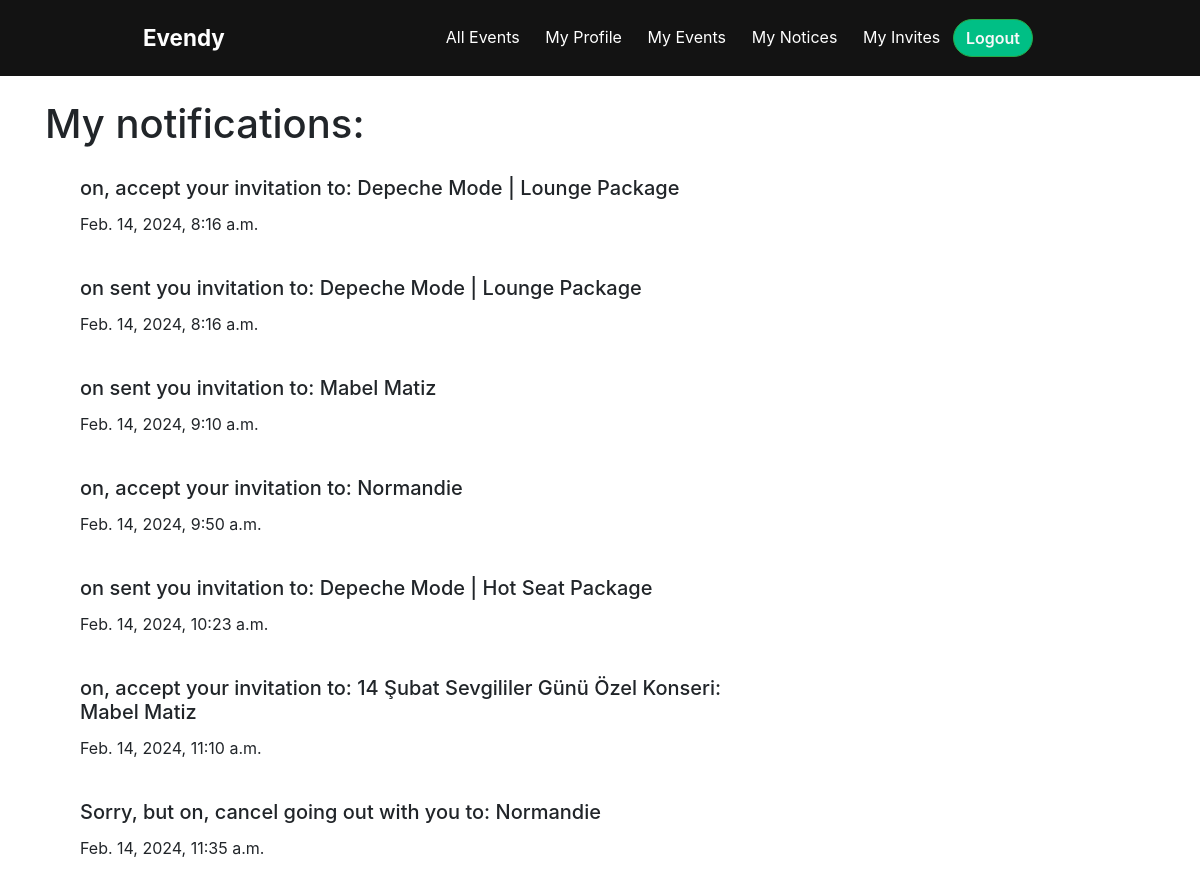
Before: /notices-list/ (signed in) with the older database file.
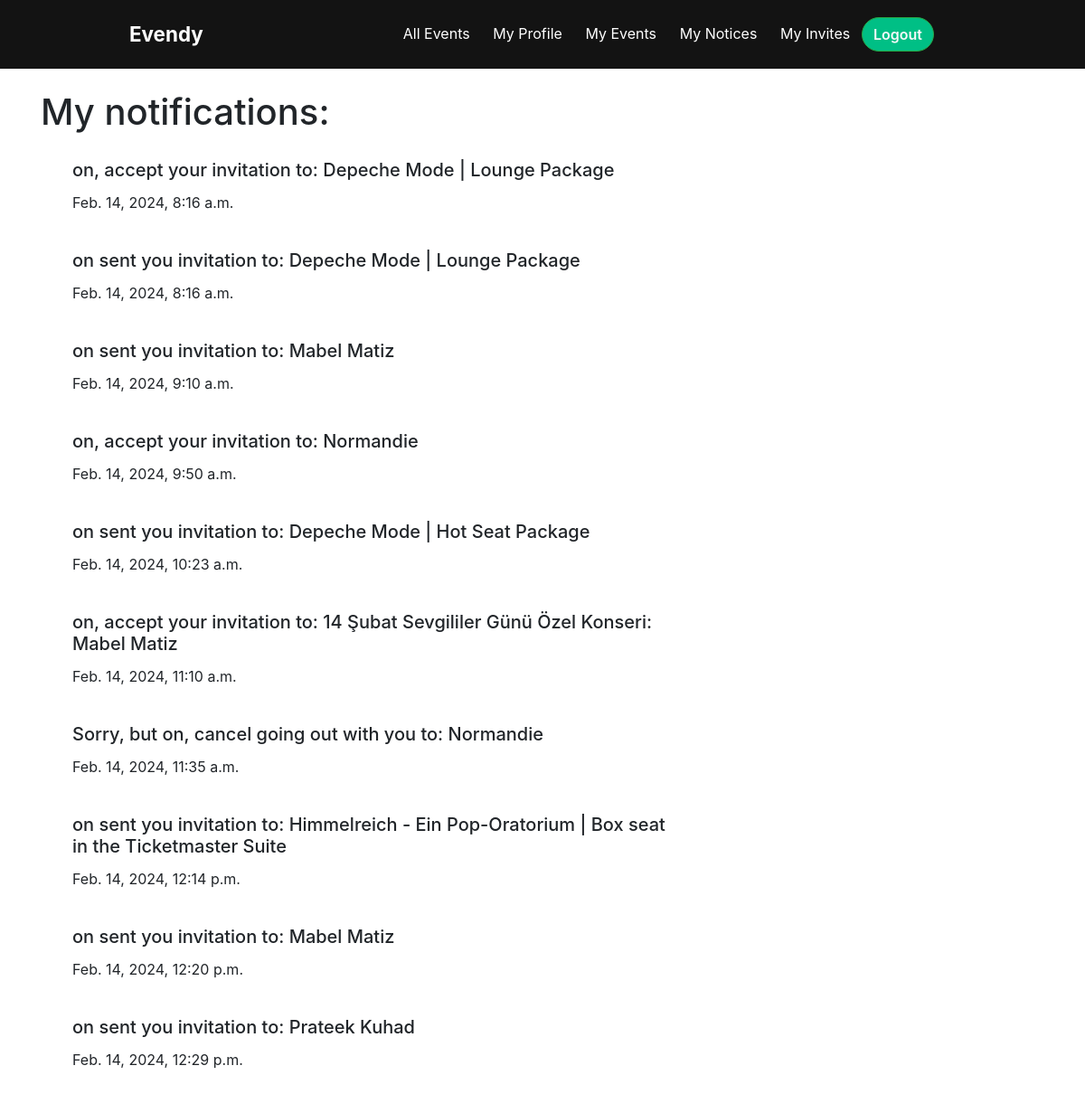
After: the same page with the newer database file.
### notices/models.py (models this page shows)
class Notice(models.Model):
    content_type = models.ForeignKey(ContentType, on_delete=models.CASCADE, null=True)
    content_id = models.PositiveIntegerField(null=True)
    content_object = GenericForeignKey('content_type', 'content_id')
    recipient = models.ForeignKey(Profile, on_delete=models.CASCADE, related_name='notice_recipient', null=True)
    content_text = models.TextField()
    created_at = models.DateTimeField(default=timezone.now)
    is_read = models.BooleanField('Is read?', default=False)

### notices/views.py (the view)
# urls.py: path('notices-list/', notices_views.notices_list, name='notices_list'),
def notices_list(request):
    notices_for_user = Notice.objects.filter(recipient=request.user.profile)
    notices_for_user.update(is_read=True)
    return render(request, 'notices/notices_list.html', {'notices_for_user': notices_for_user})

### evendy/templatetags/evendy_custom_tags.py (called while the page is built)
@register.filter
def has_unread_notif(user):
    notifications = Notice.objects.filter(recipient=user, is_read=False)
    if notifications.exists():
        return True
    return False

### notices/templates/notices/notices_list.html
{% extends 'evendy/base.html' %}
{% block content %}
 <h1>My notifications:</h1>
     <ul>
      {% for notice in notices_for_user %}
        <div class="col-md-8">
                <div class="card-body">
                    <h5 class="card-title">{{ notice.content_text}}</h5>
                    <p class="card-text">{{ notice.created_at }}</p>
                </div>
        </div>
      {% endfor %}
    </ul>
{% endblock %}

Changed rows visible on the page:
added Notice: content_text "on sent you invitation to: Himmelreich - Ein Pop-Oratorium | Box seat in the Ticketmaster Suite", created_at "Feb. 14, 2024, 12:14 p.m."
added Notice: content_text "on sent you invitation to: Mabel Matiz", created_at "Feb. 14, 2024, 12:20 p.m."
added Notice: content_text "on sent you invitation to: Prateek Kuhad", created_at "Feb. 14, 2024, 12:29 p.m."
